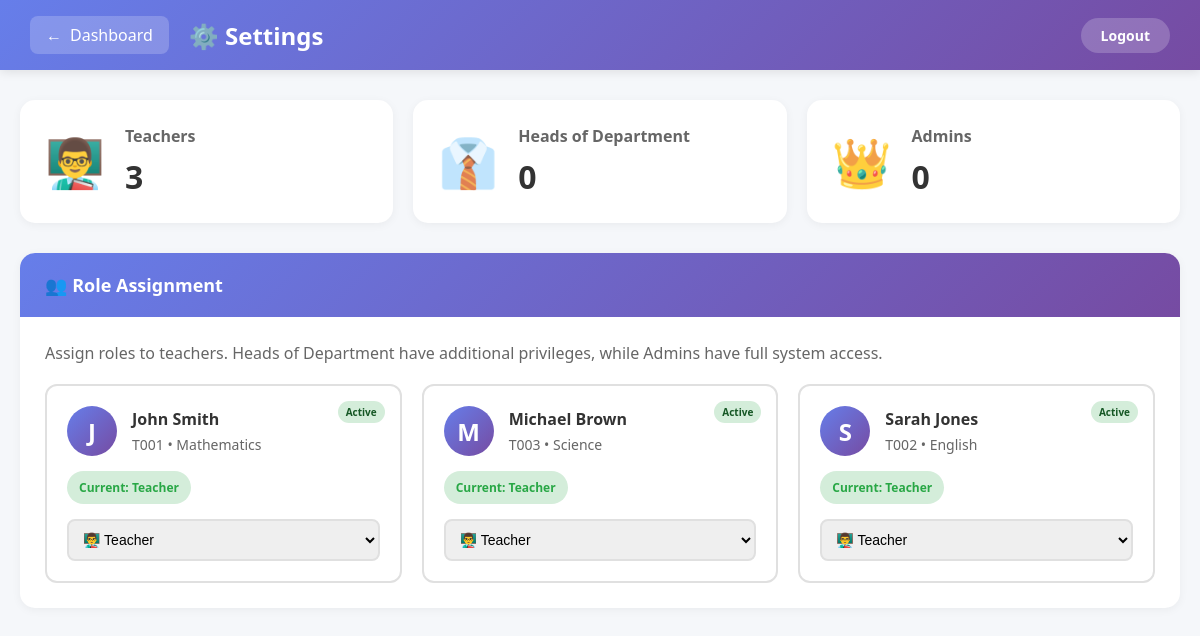
Screenshot of /admin/settings.php (signed in) with the database file from the repository.
### tables this page shows
CREATE TABLE `teachers` (
  `id` int(11) NOT NULL,
  `user_id` int(11) DEFAULT NULL,
  `employee_id` varchar(20) NOT NULL,
  `first_name` varchar(50) NOT NULL,
  `last_name` varchar(50) NOT NULL,
  `email` varchar(100) DEFAULT NULL,
  `phone` varchar(15) DEFAULT NULL,
  `subject` varchar(100) DEFAULT NULL,
  `qualification` varchar(100) DEFAULT NULL,
  `hire_date` date DEFAULT NULL,
  `created_at` timestamp NOT NULL DEFAULT current_timestamp(),
  `role` enum('teacher','head_of_department','admin') DEFAULT 'teacher'
);

CREATE TABLE `users` (
  `id` int(11) NOT NULL,
  `username` varchar(50) NOT NULL,
  `password` varchar(255) NOT NULL,
  `user_type` enum('admin','teacher','accountant','student') NOT NULL,
  `status` enum('active','inactive') DEFAULT 'active',
  `created_at` timestamp NOT NULL DEFAULT current_timestamp()
);

### admin/settings.php (the view, shortened to what this page needs)
<?php
$conn = getDBConnection();
$teachers = $conn->query("SELECT t.*, u.username, u.status FROM teachers t
                         LEFT JOIN users u ON t.user_id = u.id
                         ORDER BY t.role DESC, t.first_name ASC");
$role_stats = $conn->query("SELECT role, COUNT(*) as count FROM teachers GROUP BY role")->fetch_all(MYSQLI_ASSOC);
$role_counts = array_column($role_stats, 'count', 'role');
?>
<!DOCTYPE html>
<html lang="en">
<head>
</head>
<body>
    <nav class="top-nav">
        <div class="top-nav-content">
            <div class="nav-left">
                <a href="dashboard.php" class="back-btn">
                    <span>←</span> Dashboard
                </a>
                <h1 class="page-title">⚙️ Settings</h1>
            </div>
            <a href="../logout.php" class="btn-logout">Logout</a>
        </div>
    </nav>
    <div class="container">
        <div class="role-stats">
            <div class="role-card">
                <div class="role-icon">👨‍🏫</div>
                <div class="role-info">
                    <h3>Teachers</h3>
                    <div class="count"><?php echo $role_counts['teacher'] ?? 0; ?></div>
                </div>
            </div>
            <div class="role-card">
                <div class="role-icon">👔</div>
                <div class="role-info">
                    <h3>Heads of Department</h3>
                    <div class="count"><?php echo $role_counts['head_of_department'] ?? 0; ?></div>
                </div>
            </div>
            <div class="role-card">
                <div class="role-icon">👑</div>
                <div class="role-info">
                    <h3>Admins</h3>
                    <div class="count"><?php echo $role_counts['admin'] ?? 0; ?></div>
                </div>
            </div>
        </div>
        <div class="settings-section">
            <div class="section-header">
                👥 Role Assignment
            </div>
            <div class="section-content">
                <p style="color: #666; margin-bottom: 20px;">
                    Assign roles to teachers. Heads of Department have additional privileges, while Admins have full system access.
                </p>
                <div class="role-assignment">
                    <?php while ($teacher = $teachers->fetch_assoc()): ?>
                    <div class="teacher-role-card">
                        <span class="status-badge status-<?php echo $teacher['status']; ?>">
                            <?php echo ucfirst($teacher['status']); ?>
                        </span>
                        <div class="teacher-header">
                            <div class="teacher-avatar">
                                <?php echo strtoupper(substr($teacher['first_name'], 0, 1)); ?>
                            </div>
                            <div class="teacher-info">
                                <h4><?php echo $teacher['first_name'] . ' ' . $teacher['last_name']; ?></h4>
                                <p><?php echo $teacher['employee_id']; ?> • <?php echo $teacher['subject']; ?></p>
                            </div>
                        </div>
                        <div class="current-role role-<?php echo $teacher['role']; ?>">
                            Current: <?php echo ucwords(str_replace('_', ' ', $teacher['role'])); ?>
                        </div>
                        <form method="POST">
                            <select name="role" class="role-select" onchange="this.form.submit()">
                                <option value="teacher" <?php echo $teacher['role'] === 'teacher' ? 'selected' : ''; ?>>
                                    👨‍🏫 Teacher
                                </option>
                            </select>
                        </form>
                    </div>
                    <?php endwhile; ?>
                </div>
            </div>
        </div>
    </div>
</body>
</html>

### admin/settings.php (style rules this page uses)
* { margin: 0; padding: 0; box-sizing: border-box; }
body { font-family: 'Segoe UI', Tahoma, Geneva, Verdana, sans-serif; background: #f5f7fa; }
.top-nav { background: linear-gradient(135deg, #667eea 0%, #764ba2 100%); color: white; padding: 0 30px; box-shadow: 0 2px 10px rgba(0,0,0,0.1); position: sticky; top: 0; z-index: 100; }
.top-nav-content { display: flex; justify-content: space-between; align-items: center; height: 70px; }
.nav-left { display: flex; align-items: center; gap: 20px; }
.back-btn { background: rgba(255,255,255,0.2); color: white; padding: 8px 16px; border-radius: 8px; text-decoration: none; display: flex; align-items: center; gap: 8px; transition: all 0.3s; }
.page-title { font-size: 24px; font-weight: 600; }
.btn-logout { background: rgba(255,255,255,0.2); color: white; padding: 8px 20px; border-radius: 20px; text-decoration: none; font-size: 14px; font-weight: 600; transition: all 0.3s; }
.container { max-width: 1400px; margin: 30px auto; padding: 0 20px; }
.role-stats { display: grid; grid-template-columns: repeat(auto-fit, minmax(250px, 1fr)); gap: 20px; margin-bottom: 30px; }
.role-card { background: white; padding: 25px; border-radius: 15px; box-shadow: 0 2px 10px rgba(0,0,0,0.05); display: flex; align-items: center; gap: 20px; transition: all 0.3s; }
.role-icon { font-size: 48px; opacity: 0.9; }
.role-info h3 { font-size: 16px; color: #666; margin-bottom: 8px; }
.role-info .count { font-size: 32px; font-weight: bold; color: #333; }
.settings-section { background: white; border-radius: 15px; box-shadow: 0 2px 10px rgba(0,0,0,0.05); margin-bottom: 30px; overflow: hidden; }
.section-header { background: linear-gradient(135deg, #667eea 0%, #764ba2 100%); color: white; padding: 20px 25px; font-size: 18px; font-weight: 600; }
.section-content { padding: 25px; }
.role-assignment { display: grid; grid-template-columns: repeat(auto-fill, minmax(300px, 1fr)); gap: 20px; }
.teacher-role-card { border: 2px solid #e0e0e0; border-radius: 12px; padding: 20px; transition: all 0.3s; position: relative; }
.teacher-header { display: flex; align-items: center; gap: 15px; margin-bottom: 15px; }
.teacher-avatar { width: 50px; height: 50px; border-radius: 50%; background: linear-gradient(135deg, #667eea 0%, #764ba2 100%); display: flex; align-items: center; justify-content: center; font-size: 24px; color: white; font-weight: bold; }
.teacher-info h4 { font-size: 16px; color: #333; margin-bottom: 5px; }
.teacher-info p { font-size: 14px; color: #666; }
.current-role { background: #f8f9fa; padding: 8px 12px; border-radius: 20px; font-size: 12px; font-weight: 600; display: inline-block; margin-bottom: 15px; }
.role-teacher { color: #28a745; background: #d4edda; }
.role-select { width: 100%; padding: 10px; border: 2px solid #e0e0e0; border-radius: 8px; font-size: 14px; transition: border-color 0.3s; }
.status-badge { position: absolute; top: 15px; right: 15px; padding: 4px 8px; border-radius: 12px; font-size: 10px; font-weight: 600; }
.status-active { background: #d4edda; color: #155724; }

### rows the page displays
teachers: user.status "Active", first_name "J", first_name "John", last_name "Smith", employee "T001", subject "Mathematics", role "Teacher", role "👨‍🏫 Teacher"
teachers: user.status "Active", first_name "M", first_name "Michael", last_name "Brown", employee "T003", subject "Science", role "Teacher", role "👨‍🏫 Teacher"
teachers: user.status "Active", first_name "S", first_name "Sarah", last_name "Jones", employee "T002", subject "English", role "Teacher", role "👨‍🏫 Teacher"

### other values shown
$role_counts['teacher'] "3"
$role_counts['head_of_department'] "0"
$role_counts['admin'] "0"
